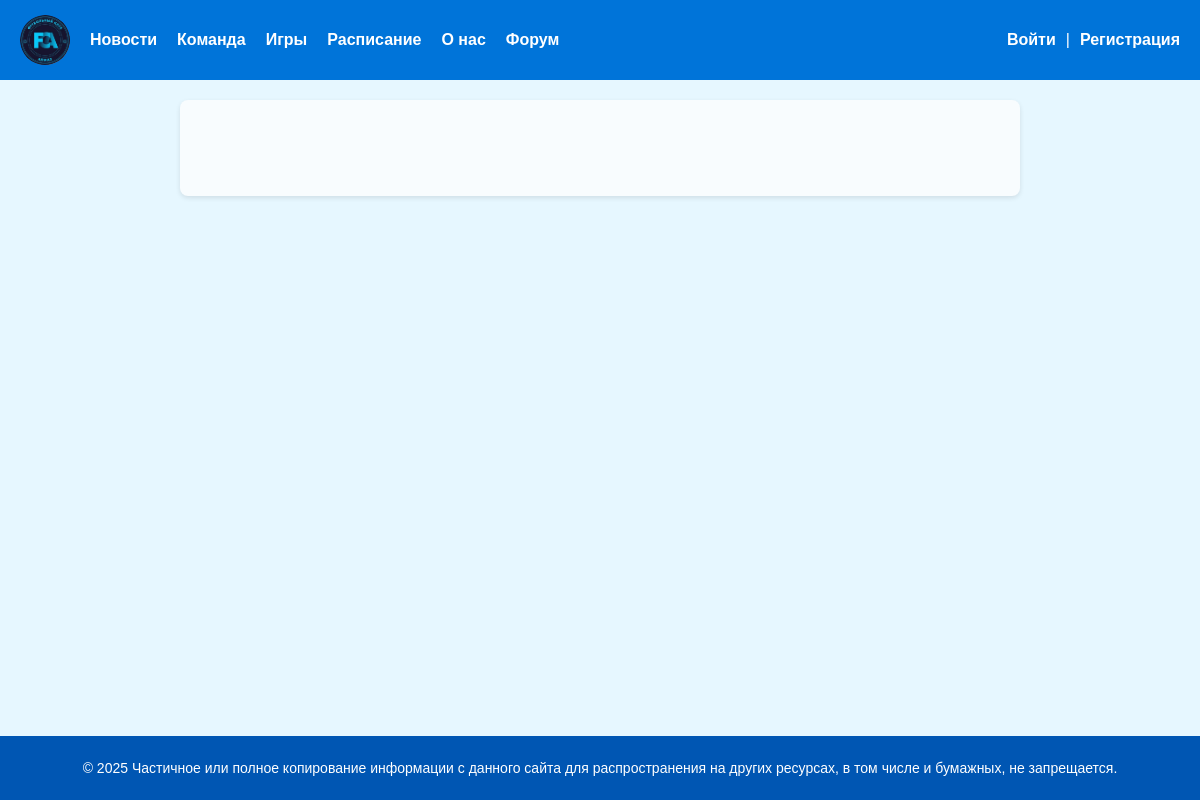
The page /forum/home/ on the database as committed earlier.
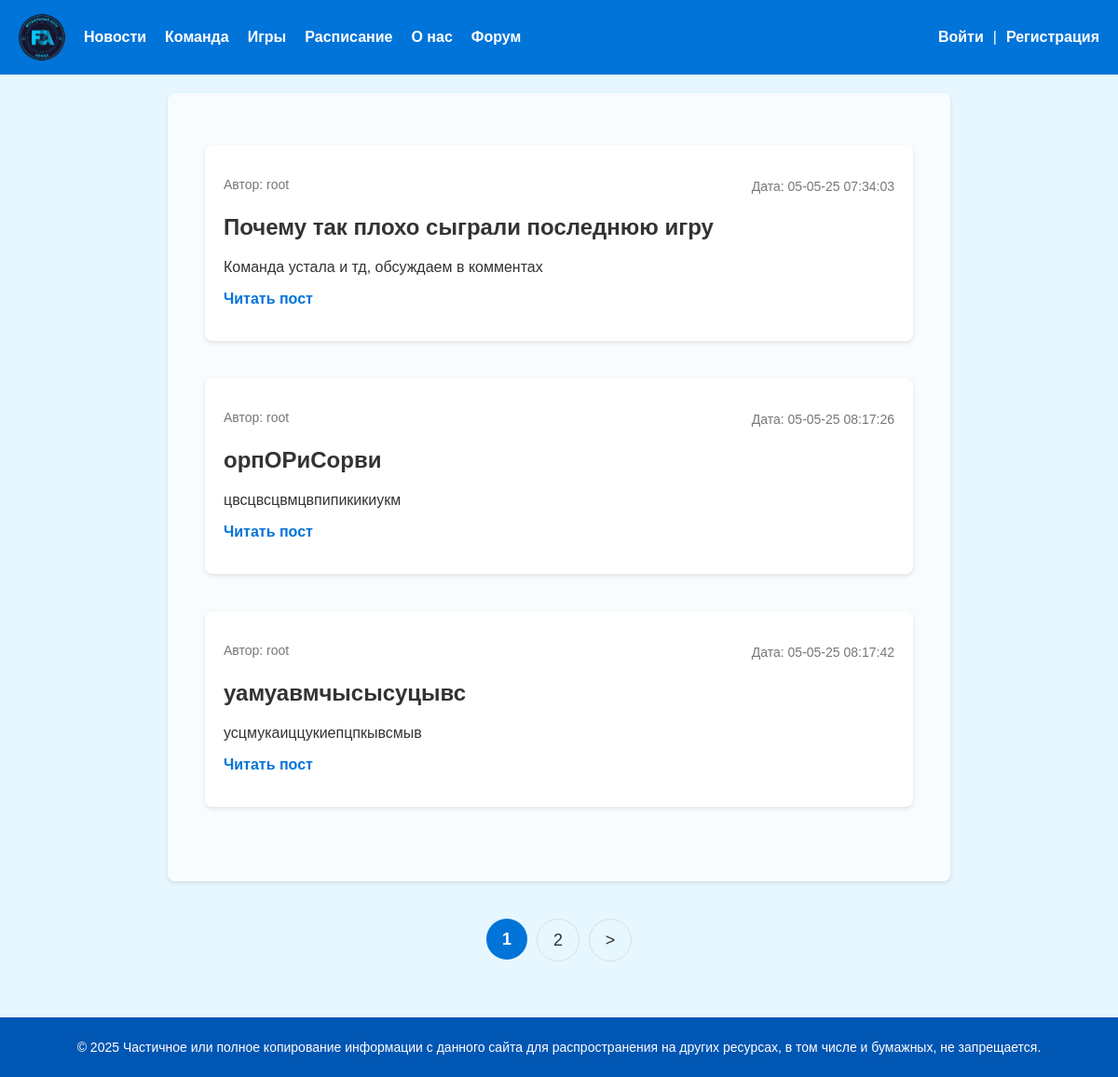
The same page on the database as committed later.
### forum/models.py (models this page shows, shortened)
class Post(models.Model):
    class Status(models.IntegerChoices):
        DRAFT = 0, 'черновик'
        PUBLISHED = 1, 'опубликованно'
    title = models.CharField(max_length=255, verbose_name="Заголовок")
    slug = models.SlugField(max_length=255, unique=True, db_index=True, verbose_name="Slug")
    photo = models.ImageField(upload_to="post_photo/%y/%m/%d", default=None, blank=True, null=True, verbose_name="Фото")
    content = models.TextField(blank=True, verbose_name="Текст новости", validators=[MinLengthValidator(5, message="Минимум 5 символов"), MaxLengthValidator(10000, message="Максимум 10000 символов")])
    time_create = models.DateTimeField(auto_now_add=True, verbose_name="Время создания")
    time_update = models.DateTimeField(auto_now=True, verbose_name="Время изменения")
    is_published = models.BooleanField(choices=tuple(map(lambda x: (bool(x[0]), x[1]), Status.choices)), default=Status.DRAFT, verbose_name="Статус")
    author = models.ForeignKey(get_user_model(), on_delete=models.CASCADE, related_name='posts', null=True, default=None)
    objects = models.Manager()
    published = PublishedManager()
    def get_absolute_url(self):
        return reverse('forum:post', kwargs={'post_slug': self.slug})
    class Meta:
        verbose_name = "Пост"
        verbose_name_plural = "Посты"

### users/models.py (models this page shows)
class User(AbstractUser):
    photo = models.ImageField(upload_to='user_photo/%Y/%m/%d', blank=True, null=True, verbose_name='Аватар')
    date_birth = models.DateTimeField(blank=True, null=True, verbose_name='Дата рождения')

### forum/views.py (the view)
# urls.py: path('home/', views.ForumHome.as_view(), name='forum_home'),
class ForumHome(DataMixin, ListView):
    template_name = 'forum/home.html'
    context_object_name = 'posts'
    title_page = 'Главная страница форума'
    def get_queryset(self):
        return Post.published.all()

### forum/models.py (called while the page is built)
    def get_queryset(self):
        return super().get_queryset().filter(is_published=Post.Status.PUBLISHED)

### users/context_processors.py (called while the page is built)
def get_menu_context(request):
    return {'menu': menu}

### forum/templates/forum/home.html (shortened to what this page needs)
{% extends "base.html" %}
{% load static %}
{% block content %}
    <div class="forum-page">
        <ul class="list-articles">
            {% for p in posts %}
                <li>
                    <div class="article-panel">
                        <p class="first">Автор: {{p.author.username|default:"неизвестен"}}</p>
                        <p class="last">Дата: {{ p.time_create|date:"d-m-y H:i:s" }}</p>
                    </div>
                    <h2>{{ p.title }}</h2>
                    {% autoescape off %}
                        {{ p.content|linebreaks|truncatewords:40 }}
                    {% endautoescape %}
                    <p class="link-read-post"><a href="{{ p.get_absolute_url }}">Читать пост</a></p>
                </li>
            {% endfor %}
        </ul>
    </div>
{% endblock %}
{% block navigation %}
    {% if page_obj.has_other_pages %}
        <nav class="list-pages">
            <ul>
                {% for p in paginator.page_range %}
                    {% if page_obj.number == p %}
                        <li class="page-num page-num-selected">{{ p }}</li>
                    {% elif p >= page_obj.number|add:-2 and p <= page_obj.number|add:2 %}
                        <li class="page-num">
                            <a href="?page={{ p }}">{{ p }}</a>
                        </li>
                    {% endif %}
                {% endfor %}
                {% if page_obj.has_next %}
                    <li class="page-num">
                        <a href="?page={{ page_obj.next_page_number }}">></a>
                    </li>
                {% endif %}
            </ul>
        </nav>
    {% endif %}
{% endblock %}

### templates/base.html (shortened to what this page needs)
{% load static %}
<!DOCTYPE html>
<html>
<head>
    <link type="text/css" href="{% static 'core/css/styles.css' %}" rel="stylesheet" />
</head>
<body>
    <header class="header">
        <nav>
            <ul id="mainmenu" class="mainmenu">
                <li class="logo">
                    <a href="{% url 'home' %}">
                        <div class="logo"></div>
                    </a>
                </li>
                {% for m in menu %}
                    <li><a href="{% url m.url_name %}">{{ m.title }}</a></li>
                {% endfor %}
                {% if user.is_authenticated %}
                    <li class="last">
                        <a href="{% url 'users:profile' %}">{{ user.username }}</a> |
                        <form id="logoutForm" method="post" action="{% url 'users:logout' %}" style="display: inline;">
                            {% csrf_token %}
                            <a href="#" onclick="document.getElementById('logoutForm').submit(); return false;">Выйти</a>
                        </form>
                    </li>
                {% else %}
                    <li class="last">
                        <a href="{% url 'users:login' %}">Войти</a> |
                        <a href="{% url 'users:register' %}">Регистрация</a>
                    </li>
                {% endif %}
            </ul>
        </nav>
    </header>
    <main class="content">
        <div class="content-text">
            {% block content %}
            {% endblock %}
        </div>
        {% block navigation %}
        {% endblock %}
    </main>
    <footer class="footer">
        <p>&copy; 2025 Частичное или полное копирование информации с данного сайта для распространения на других ресурсах, в том числе и бумажных, не запрещается.</p>
    </footer>
</body>
</html>

### core/static/core/css/styles.css (style rules this page uses)
body { margin: 0; font-family: Arial, sans-serif; background-color: #f4f9fc; color: #333; display: flex; flex-direction: column; min-height: 100vh; }
.header { background-color: #0074d9; color: white; padding: 15px 20px; box-shadow: 0 2px 5px rgba(0, 0, 0, 0.1); }
.header .mainmenu { list-style: none; padding: 0; margin: 0; display: flex; align-items: center; gap: 20px; }
.header .mainmenu li { display: inline-block; }
.header .mainmenu li a { color: white; text-decoration: none; font-weight: bold; }
.header .mainmenu .last { margin-left: auto; display: flex; align-items: center; gap: 10px; }
.header .mainmenu .last a { color: white; text-decoration: none; }
.header .logo { width: 50px; height: 50px; background-image: url('../images/main-ico.png'); background-size: cover; background-position: center; border-radius: 50%; cursor: pointer; }
.content { flex: 1; padding: 20px; background-color: #e6f7ff; overflow-y: auto; }
.content-text { max-width: 800px; margin: 0 auto; padding: 20px; background-color: #f8fcfe; border-radius: 8px; box-shadow: 0 2px 5px rgba(0, 0, 0, 0.1); }
.list-articles { list-style: none; padding: 0; }
.list-articles li { margin-bottom: 40px; padding: 20px; border-radius: 8px; background-color: #fff; box-shadow: 0 2px 5px rgba(0, 0, 0, 0.1); }
.list-articles h2 { font-size: 24px; margin-top: 0; color: #333; }
.list-articles .last { font-size: 14px; color: #777; margin-bottom: 10px; }
.list-articles a { color: #0074d9; text-decoration: none; }
.list-articles .link-read-post { margin-top: 15px; }
.list-articles .link-read-post a { font-weight: bold; }
.list-pages { text-align: center; margin: 40px 0; }
.list-pages ul { margin: 0; padding: 0; list-style: none; display: inline-flex; gap: 10px; }
.list-pages ul li { display: inline-block; margin: 0; }
.list-pages a, .list-pages .page-num-selected { display: inline-block; width: 44px; height: 44px; line-height: 44px; text-align: center; font-size: 18px; color: #333; text-decoration: none; border-radius: 50%; border: 1px solid #ddd; transition: all 0.3s ease; }
.list-pages .page-num-selected { background-color: #0074d9; color: white; border: none; font-weight: bold; }
.footer { background-color: #0056b3; color: white; text-align: center; padding: 10px; font-size: 14px; }
.article-panel { display: flex; justify-content: space-between; align-items: center; margin-bottom: 10px; }
.article-panel .first { font-size: 14px; color: #777; }
.article-panel .last { font-size: 14px; color: #777; }
.forum-page { padding: 20px; min-height: 100%; }
.list-articles li { position: relative; margin-bottom: 40px; padding: 20px; border-radius: 8px; background-color: #fff; box-shadow: 0 2px 5px rgba(0, 0, 0, 0.1); }

Rows that differ between the two databases and show on the page:
added Post: author.username "root", time_create "05-05-25 07:34:03", title "Почему так плохо сыграли последнюю игру", content "Команда устала и тд, обсуждаем в комментах"
added Post: author.username "root", time_create "05-05-25 08:17:26", title "орпОРиСорви", content "цвсцвсцвмцвпипикикиукм"
added Post: author.username "root", time_create "05-05-25 08:17:42", title "уамуавмчысысуцывс", content "усцмукаиццукиепцпкывсмыв"
Other text that changed with them:
new list line: "1"
new list line: "2"
